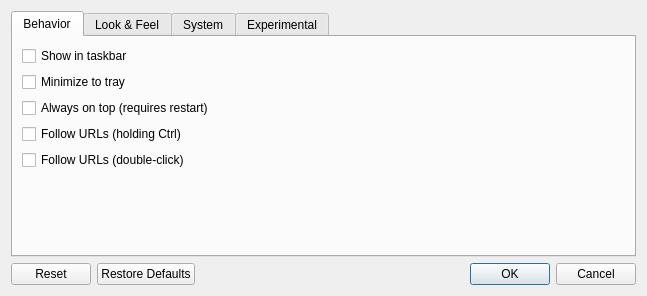
<?xml version="1.0" encoding="UTF-8"?>
<ui version="4.0">
 <class>SettingsDialog</class>
 <widget class="QDialog" name="SettingsDialog">
  <property name="geometry">
   <rect>
    <x>0</x>
    <y>0</y>
    <width>647</width>
    <height>296</height>
   </rect>
  </property>
  <property name="windowTitle">
   <string>Settings</string>
  </property>
  <layout class="QGridLayout" name="gridLayout">
   <item row="2" column="0">
    <widget class="QDialogButtonBox" name="buttonBox">
     <property name="orientation">
      <enum>Qt::Horizontal</enum>
     </property>
     <property name="standardButtons">
      <set>QDialogButtonBox::Cancel|QDialogButtonBox::Ok|QDialogButtonBox::Reset|QDialogButtonBox::RestoreDefaults</set>
     </property>
    </widget>
   </item>
   <item row="1" column="0">
    <widget class="QTabWidget" name="tabWidget">
     <property name="currentIndex">
      <number>0</number>
     </property>
     <widget class="QWidget" name="tabBehavior">
      <attribute name="title">
       <string>Behavior</string>
      </attribute>
      <layout class="QVBoxLayout" name="verticalLayoutBehavior">
       <item>
        <widget class="QCheckBox" name="checkboxShowInTaskbar">
         <property name="text">
          <string>Show in taskbar</string>
         </property>
        </widget>
       </item>
       <item>
        <widget class="QCheckBox" name="checkboxMinimizeToTray">
         <property name="text">
          <string>Minimize to tray</string>
         </property>
        </widget>
       </item>
       <item>
        <widget class="QCheckBox" name="checkboxAlwaysOnTop">
         <property name="text">
          <string>Always on top (requires restart)</string>
         </property>
        </widget>
       </item>
       <item>
        <widget class="QCheckBox" name="checkboxFollowUrlWithCtrl">
         <property name="text">
          <string>Follow URLs (holding Ctrl)</string>
         </property>
        </widget>
       </item>
       <item>
        <widget class="QCheckBox" name="checkboxFollowUrlWithDoubleClick">
         <property name="text">
          <string>Follow URLs (double-click)</string>
         </property>
        </widget>
       </item>
       <item>
        <spacer name="verticalSpacer_4">
         <property name="orientation">
          <enum>Qt::Vertical</enum>
         </property>
         <property name="sizeHint" stdset="0">
          <size>
           <width>20</width>
           <height>40</height>
          </size>
         </property>
        </spacer>
       </item>
      </layout>
     </widget>
     <widget class="QWidget" name="tabLookAndFeel">
      <attribute name="title">
       <string>Look &amp;&amp; Feel</string>
      </attribute>
      <layout class="QVBoxLayout" name="verticalLayoutLookAndFeel">
       <item>
        <widget class="QCheckBox" name="checkboxUseHtmlByDefault">
         <property name="text">
          <string>Use HTML by default</string>
         </property>
        </widget>
       </item>
       <item>
        <widget class="QCheckBox" name="checkboxForcePlainCopyPaste">
         <property name="text">
          <string>Force plain copy/paste (even for Html files)</string>
         </property>
        </widget>
       </item>
       <item>
        <widget class="QCheckBox" name="checkboxForceDarkMode">
         <property name="text">
          <string>Force dark mode</string>
         </property>
        </widget>
       </item>
       <item>
        <widget class="QCheckBox" name="checkboxTabTextColorPerType">
         <property name="toolTip">
          <string>Different color is shown in tab depending if tab is plain text, Html, or Markdown.</string>
         </property>
         <property name="text">
          <string>Color tab text per file type</string>
         </property>
        </widget>
       </item>
       <item>
        <layout class="QGridLayout" name="gridLayout_2">
         <item row="0" column="1">
          <layout class="QHBoxLayout" name="horizontalLayout_3" stretch="100,0,0">
           <property name="spacing">
            <number>1</number>
           </property>
           <property name="sizeConstraint">
            <enum>QLayout::SetDefaultConstraint</enum>
           </property>
           <item>
            <widget class="QLineEdit" name="editFontName">
             <property name="sizePolicy">
              <sizepolicy hsizetype="Expanding" vsizetype="Fixed">
               <horstretch>0</horstretch>
               <verstretch>0</verstretch>
              </sizepolicy>
             </property>
             <property name="readOnly">
              <bool>true</bool>
             </property>
            </widget>
           </item>
           <item>
            <widget class="QLineEdit" name="editFontSize">
             <property name="sizePolicy">
              <sizepolicy hsizetype="Minimum" vsizetype="Fixed">
               <horstretch>0</horstretch>
               <verstretch>0</verstretch>
              </sizepolicy>
             </property>
             <property name="maximumSize">
              <size>
               <width>42</width>
               <height>16777215</height>
              </size>
             </property>
             <property name="text">
              <string>-- pt</string>
             </property>
             <property name="alignment">
              <set>Qt::AlignRight|Qt::AlignTrailing|Qt::AlignVCenter</set>
             </property>
             <property name="readOnly">
              <bool>true</bool>
             </property>
            </widget>
           </item>
           <item>
            <widget class="QToolButton" name="buttonFont">
             <property name="sizePolicy">
              <sizepolicy hsizetype="Fixed" vsizetype="Expanding">
               <horstretch>0</horstretch>
               <verstretch>0</verstretch>
              </sizepolicy>
             </property>
             <property name="text">
              <string>...</string>
             </property>
            </widget>
           </item>
          </layout>
         </item>
         <item row="0" column="0">
          <widget class="QLabel" name="labelFont">
           <property name="text">
            <string>Font:</string>
           </property>
          </widget>
         </item>
        </layout>
       </item>
       <item>
        <spacer name="verticalSpacer">
         <property name="orientation">
          <enum>Qt::Vertical</enum>
         </property>
         <property name="sizeHint" stdset="0">
          <size>
           <width>20</width>
           <height>40</height>
          </size>
         </property>
        </spacer>
       </item>
      </layout>
     </widget>
     <widget class="QWidget" name="tabSystem">
      <attribute name="title">
       <string>System</string>
      </attribute>
      <layout class="QVBoxLayout" name="verticalLayoutSystem">
       <item>
        <widget class="QCheckBox" name="checkboxAutostart">
         <property name="text">
          <string>Auto-start</string>
         </property>
        </widget>
       </item>
       <item>
        <layout class="QGridLayout" name="gridSystem">
         <item row="0" column="0">
          <widget class="QLabel" name="labelHotkey">
           <property name="text">
            <string>Hotkey:</string>
           </property>
          </widget>
         </item>
         <item row="1" column="1">
          <widget class="QCheckBox" name="checkboxHotkeyTogglesVisibility">
           <property name="text">
            <string>Toggle visibility</string>
           </property>
          </widget>
         </item>
         <item row="2" column="1">
          <layout class="QHBoxLayout" name="horizontalLayout_2">
           <property name="spacing">
            <number>1</number>
           </property>
           <item>
            <widget class="QLineEdit" name="editDataPath">
             <property name="readOnly">
              <bool>true</bool>
             </property>
            </widget>
           </item>
           <item>
            <widget class="QToolButton" name="buttonDataPath">
             <property name="sizePolicy">
              <sizepolicy hsizetype="Fixed" vsizetype="Expanding">
               <horstretch>0</horstretch>
               <verstretch>0</verstretch>
              </sizepolicy>
             </property>
             <property name="text">
              <string>...</string>
             </property>
            </widget>
           </item>
          </layout>
         </item>
         <item row="2" column="0">
          <widget class="QLabel" name="labelDataPath">
           <property name="text">
            <string>Data directory:</string>
           </property>
          </widget>
         </item>
         <item row="0" column="1">
          <widget class="HotkeyEdit" name="editHotkey"/>
         </item>
        </layout>
       </item>
       <item>
        <spacer name="verticalSpacer_3">
         <property name="orientation">
          <enum>Qt::Vertical</enum>
         </property>
         <property name="sizeHint" stdset="0">
          <size>
           <width>20</width>
           <height>40</height>
          </size>
         </property>
        </spacer>
       </item>
      </layout>
     </widget>
     <widget class="QWidget" name="tabExperimental">
      <attribute name="title">
       <string>Experimental</string>
      </attribute>
      <layout class="QVBoxLayout" name="verticalLayoutExperimental">
       <item>
        <widget class="QCheckBox" name="checkboxShowMarkdown">
         <property name="toolTip">
          <string>Controls if markdown will be shown as one of the file options</string>
         </property>
         <property name="text">
          <string>Show markdown as an option</string>
         </property>
        </widget>
       </item>
       <item>
        <spacer name="verticalSpacer_2">
         <property name="orientation">
          <enum>Qt::Vertical</enum>
         </property>
         <property name="sizeHint" stdset="0">
          <size>
           <width>20</width>
           <height>40</height>
          </size>
         </property>
        </spacer>
       </item>
      </layout>
     </widget>
    </widget>
   </item>
  </layout>
 </widget>
 <customwidgets>
  <customwidget>
   <class>HotkeyEdit</class>
   <extends>QLineEdit</extends>
   <header>ui/hotkeyedit.h</header>
  </customwidget>
 </customwidgets>
 <tabstops>
  <tabstop>tabWidget</tabstop>
  <tabstop>checkboxAutostart</tabstop>
  <tabstop>editHotkey</tabstop>
  <tabstop>checkboxHotkeyTogglesVisibility</tabstop>
  <tabstop>editDataPath</tabstop>
  <tabstop>buttonDataPath</tabstop>
  <tabstop>checkboxForcePlainCopyPaste</tabstop>
  <tabstop>checkboxForceDarkMode</tabstop>
  <tabstop>checkboxTabTextColorPerType</tabstop>
  <tabstop>checkboxShowInTaskbar</tabstop>
  <tabstop>checkboxFollowUrlWithCtrl</tabstop>
  <tabstop>checkboxFollowUrlWithDoubleClick</tabstop>
  <tabstop>checkboxUseHtmlByDefault</tabstop>
  <tabstop>checkboxMinimizeToTray</tabstop>
  <tabstop>checkboxAlwaysOnTop</tabstop>
  <tabstop>checkboxShowMarkdown</tabstop>
 </tabstops>
 <resources/>
 <connections>
  <connection>
   <sender>buttonBox</sender>
   <signal>accepted()</signal>
   <receiver>SettingsDialog</receiver>
   <slot>accept()</slot>
   <hints>
    <hint type="sourcelabel">
     <x>257</x>
     <y>243</y>
    </hint>
    <hint type="destinationlabel">
     <x>157</x>
     <y>274</y>
    </hint>
   </hints>
  </connection>
  <connection>
   <sender>buttonBox</sender>
   <signal>rejected()</signal>
   <receiver>SettingsDialog</receiver>
   <slot>reject()</slot>
   <hints>
    <hint type="sourcelabel">
     <x>325</x>
     <y>243</y>
    </hint>
    <hint type="destinationlabel">
     <x>286</x>
     <y>274</y>
    </hint>
   </hints>
  </connection>
 </connections>
</ui>
